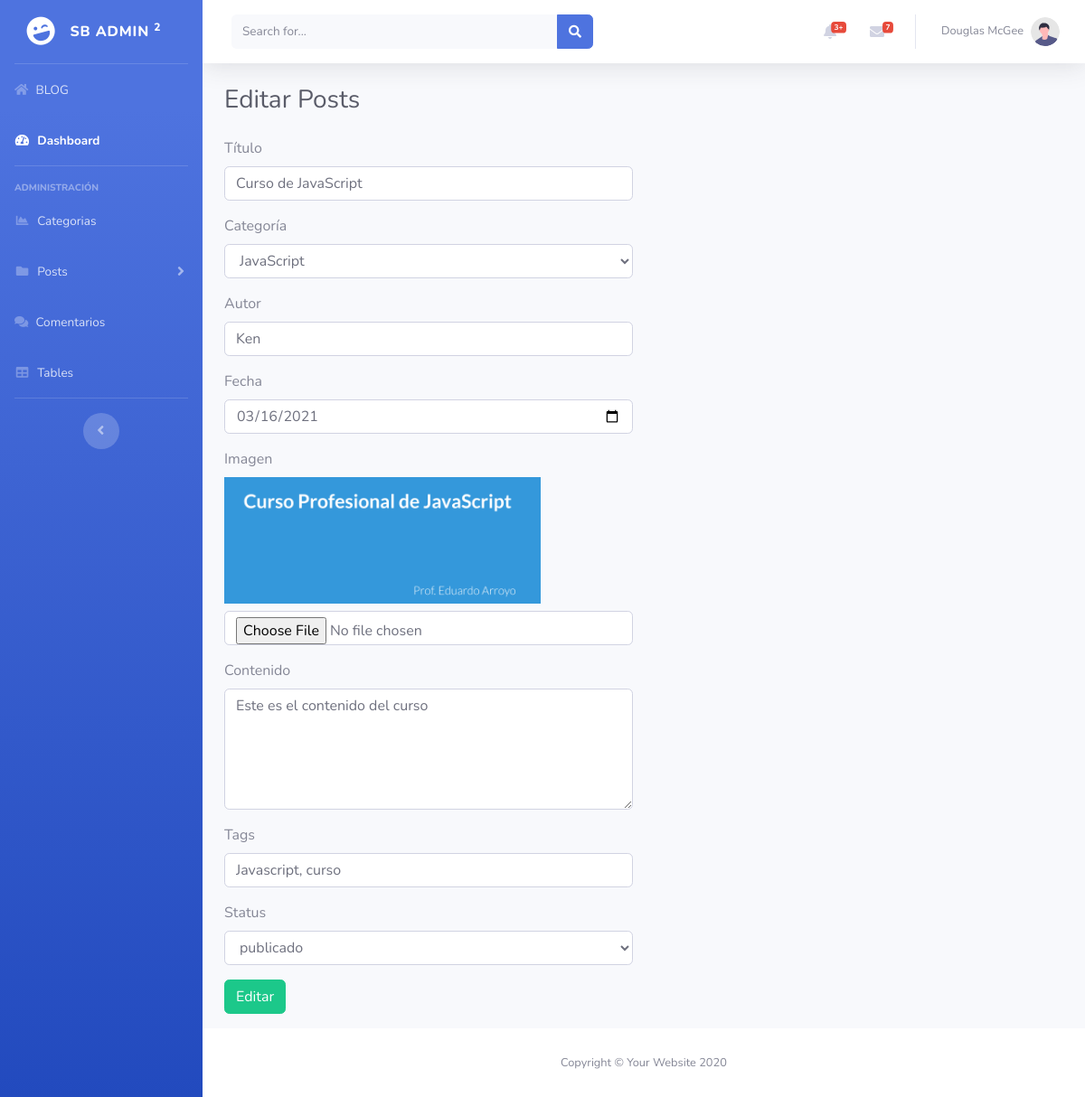
Screenshot of /admin/index.php?posts_edit=2 (signed in) with the database file from the repository.
### tables this page shows
CREATE TABLE `posts` (
  `post_id` int(10) UNSIGNED NOT NULL,
  `post_cat_id` int(10) NOT NULL,
  `post_titulo` varchar(255) NOT NULL,
  `post_autor` varchar(30) NOT NULL,
  `post_fecha` date NOT NULL,
  `post_img` text NOT NULL,
  `post_contenido` text NOT NULL,
  `post_tags` varchar(50) DEFAULT NULL,
  `post_vistas` int(11) NOT NULL DEFAULT 0,
  `post_status` varchar(30) NOT NULL
);

### recursos/funciones.php (called while the page is built, shortened)
<?php
    function f_query($sql){
        global $conexion;
        return mysqli_query($conexion,$sql);
    }
    function f_fetch_array($resultado){
        return mysqli_fetch_array($resultado);
    }
    function f_escape_string($string){
        global $conexion;
        return mysqli_real_escape_string($conexion, $string);
    }
?>

### recursos/plantillas/back/posts_edit.php (the view, shortened to what this page needs)
<?php
    if(isset($_GET['posts_edit'])){
        $post_id = f_escape_string(trim($_GET['posts_edit']));
        $query = f_query("SELECT * FROM posts WHERE post_id = {$post_id}");
        $fila = f_fetch_array($query);
    }
?>
<div class="d-sm-flex align-items-center justify-content-between mb-4">
    <h1 class="h3 mb-0 text-gray-800">Editar Posts</h1>
</div>
<div class="row">
    <div class="col-md-6">
        <form action="" method="post" enctype="multipart/form-data">
            <div class="form-group">
                <label for="">Título</label>
                <input
                    type="text"
                    class="form-control"
                    name="post_titulo"
                    value="<?php echo $fila['post_titulo']; ?>"
                >
            </div>
            <div class="form-group">
                <label for="">Categoría</label>
                <select name="post_cat_id" id="" class="form-control">
                    <?php
                        $query = f_query("SELECT * FROM categorias");
                        while($fila_categoria = f_fetch_array($query)){
                            $cat_id = f_escape_string(trim($fila_categoria['cat_id']));
                            $cat_nombre = f_escape_string(trim($fila_categoria['cat_nombre']));
                            if($cat_id == $fila['post_cat_id']){
                                echo "<option value='{$cat_id}' selected>{$cat_nombre}</option>";
                            }
                            else{
                                echo "<option value='{$cat_id}'>{$cat_nombre}</option>";
                            }
                        }
                    ?>
                </select>
            </div>
            <div class="form-group">
                <label for="">Autor</label>
                <input
                    type="text"
                    class="form-control"
                    name="post_autor"
                    value="<?php echo $fila['post_autor']; ?>"
                >
            </div>
            <div class="form-group">
                <label for="">Fecha</label>
                <input
                    type="date"
                    class="form-control"
                    name="post_fecha"
                    value="<?php echo $fila['post_fecha']; ?>"
                >
            </div>
            <div class="form-group">
                <label for="">Imagen</label>
                <br>
                <img src="../img/<?php echo $fila['post_img']; ?>" alt="" width="350" class="mb-2">
                <input type="file" class="form-control" name="post_img">
            </div>
            <div class="form-group">
                <label for="">Contenido</label>
                <textarea name="post_contenido" id="" cols="30" rows="5" class="form-control"><?php echo $fila['post_contenido']; ?></textarea>
            </div>
            <div class="form-group">
                <label for="">Tags</label>
                <input
                    type="text"
                    class="form-control"
                    name="post_tags"
                    value="<?php echo $fila['post_tags']; ?>"
                >
            </div>
            <div class="form-group">
                <label for="">Status</label>
                <select name="post_status" id="" class="form-control">
                    <option value="<?php echo $fila['post_status']; ?>" selected><?php echo $fila['post_status']; ?></option>
                </select>
            </div>
            <div class="form-group">
                <input type="submit" class="btn btn-success" name="guardar" value="Editar">
            </div>
        </form>
    </div>
</div>

### rows the page displays
posts: post_titulo "Curso de JavaScript", post_autor "Ken", post_fecha "03/16/2021", post_img (picture), post_contenido "Este es el contenido del curso", post_tags "Javascript, curso", post_status "publicado"

### other values shown
form field post_cat_id "JavaScript"
